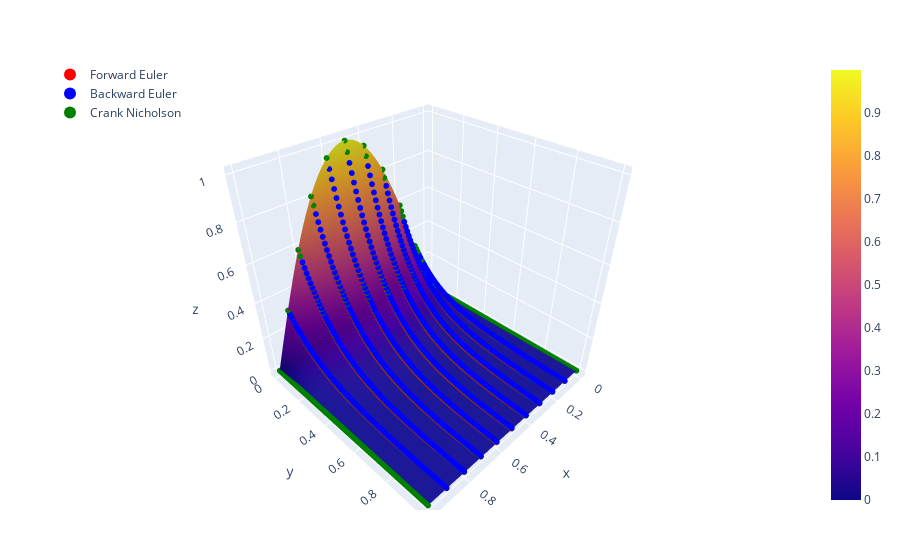

The cell this chart's notebook holds for it:
### Markdown cell above
## 3d Comparison Plot

### Code cell
kappa,L,T,mx,mt = 0.5, 1, 1, 10,100

x = range(0, stop=L, length=mx+1)
t = range(0.0001, stop=T, length=mt)

u_est = ones(mt)' .* x
v_est = t' .* ones(mx+1)

fe_z = Matrix{Float64}(undef, mx+1, mt)
be_z = Matrix{Float64}(undef, mx+1, mt)
cn_z = Matrix{Float64}(undef, mx+1, mt)

for i in range(1, mt)
fex, fe_uj = finite_difference(u_I, kappa, L, t[i], mx, mt, method="fe")
fe_z[:,i] = fe_uj
bex, be_uj = finite_difference(u_I, kappa, L, t[i], mx, mt, method="be")
be_z[:,i] = be_uj
cnx, cn_uj = finite_difference(u_I, kappa, L, t[i], mx, mt, method="cn")
cn_z[:,i] = cn_uj
end

# Estimate Surfaces
fe_estimate = scatter(x=vec(u_est), y=vec(v_est), z=vec(fe_z),name="Forward Euler",
        mode="markers",type="scatter3d",marker=attr(color="red",size=2))
be_estimate = scatter(x=vec(u_est), y=vec(v_est), z=vec(be_z),name="Backward Euler",
        mode="markers",type="scatter3d",marker=attr(color="blue",size=2))
cn_estimate = scatter(x=vec(u_est), y=vec(v_est), z=vec(cn_z),name="Crank Nicholson",
        mode="markers",type="scatter3d",marker=attr(color="green",size=2))


# Exact surface
x = range(0, stop=L, length=100)
t = range(0, stop=T, length=100)

u = ones(100)' .* x
v = t' .* ones(100)
z = u_exact(u, v)

exact = surface(
x=u, 
y=v, 
z=z,
name="Exact Solution",
opacity=1
)

# Plot
layout = Layout(
        showlegend=true,
        legend=attr(x=0, y=1),
        legend_itemsizing="constant",
        xaxis_title = "x",
        yaxis_title = "t",
        zaxis_title = "z"
)
plot([exact,fe_estimate,be_estimate,cn_estimate], layout)

### Figure 1 — Plotly figure (JSON) as saved in the notebook; plotly's stock layout.template omitted (floating-point values rounded to 4 significant figures; data arrays with more than 128 entries replaced by an {"elided": "..."} marker saying what was removed)
{"data": [{"name": "Exact Solution", "opacity": 1, "type": "surface", "x": {"elided": "100x100 float values"}, "y": {"elided": "100x100 float values"}, "z": {"elided": "100x100 float values"}}, {"marker": {"color": "red", "size": 2}, "mode": "markers", "name": "Forward Euler", "type": "scatter3d", "x": {"elided": "1100 float values"}, "y": {"elided": "1100 float values"}, "z": {"elided": "1100 float values"}}, {"marker": {"color": "blue", "size": 2}, "mode": "markers", "name": "Backward Euler", "type": "scatter3d", "x": {"elided": "1100 float values"}, "y": {"elided": "1100 float values"}, "z": {"elided": "1100 float values"}}, {"marker": {"color": "green", "size": 2}, "mode": "markers", "name": "Crank Nicholson", "type": "scatter3d", "x": {"elided": "1100 float values"}, "y": {"elided": "1100 float values"}, "z": {"elided": "1100 float values"}}], "layout": {"legend": {"itemsizing": "constant", "x": 0, "y": 1}, "margin": {"b": 50, "l": 50, "r": 50, "t": 60}, "showlegend": true, "xaxis": {"title": {"text": "x"}}, "yaxis": {"title": {"text": "t"}}, "zaxis": {"title": {"text": "z"}}}}
